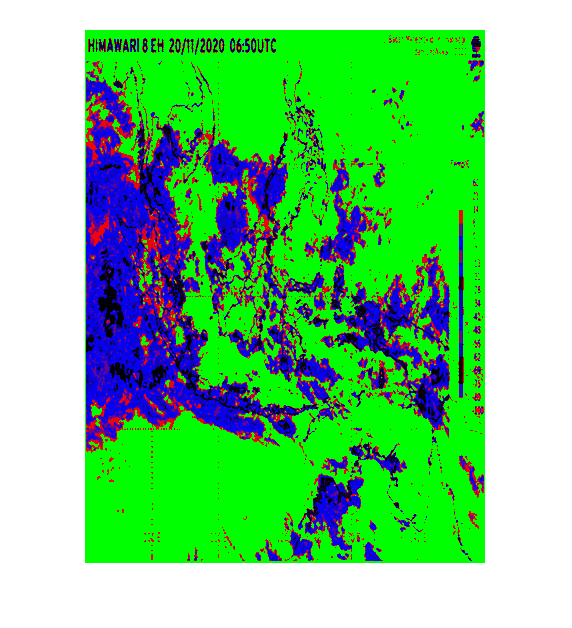
%> input picture CITRA AWAN FCM (1).png, 572 x 628 px
$ octave readimage.m   (GNU Octave 9; MATLAB toolbox functions it lacks are replaced by stand-ins)
%> lines starting %> are read from the running program, lines starting %| are printed output that depends on the picture; in (x1, y1, x2, y2) boxes, pixels count from 0 and x2, y2 are one past the last pixel; in counts of white or black regions, pixels touching at a corner belong together; the program's own positions count from 1
clc; clear; close all;
tic;
%%%%%%%%%%%%%%%%%%%%%%%%%%%%%%%%%%%%%%%%%%%%%%%%%%%%%%%%%%%%%%%%%%
%%%%%%%%
% Read Image
%
%%%%%%%%%%%%%%%%%%%%%%%%%%%%%%%%%%%%%%%%%%%%%%%%%%%%%%%%%%%%%%%%%%
%%%%%%%%
[fname,pname] = uigetfile('data.png','Open Image');
%> the answer given: CITRA AWAN FCM (1).png
citraAsli = imread([pname fname]);
%> citraAsli is the input picture: size 628x572x3 uint8; mean R, G, B 118.8, 203.6, 131.5
figure (1);
imshow(citraAsli);
title('Gambar Asli');
citraResize = imresize(citraAsli, [1066 800]);
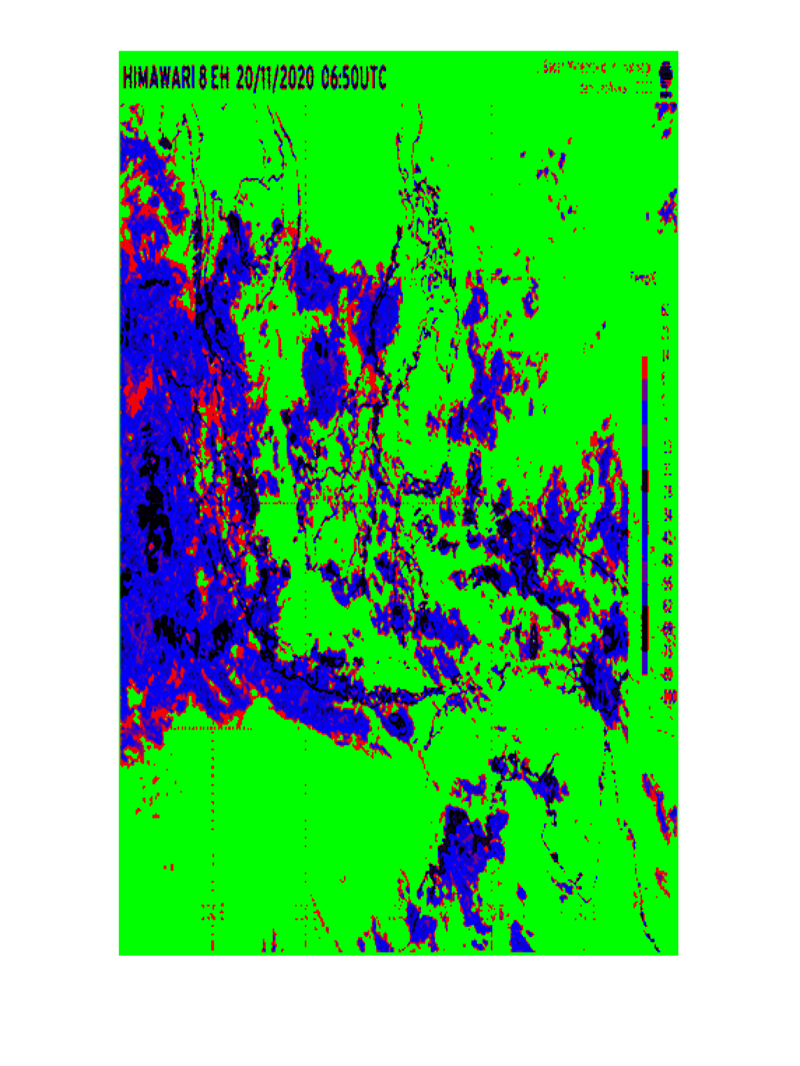
%> citraResize: size 1066x800x3 uint8; mean R, G, B 119.2, 203.4, 131.7
figure(2), imshow(citraResize);

 %% Preprocessing
 I_gray = rgb2gray(citraResize);
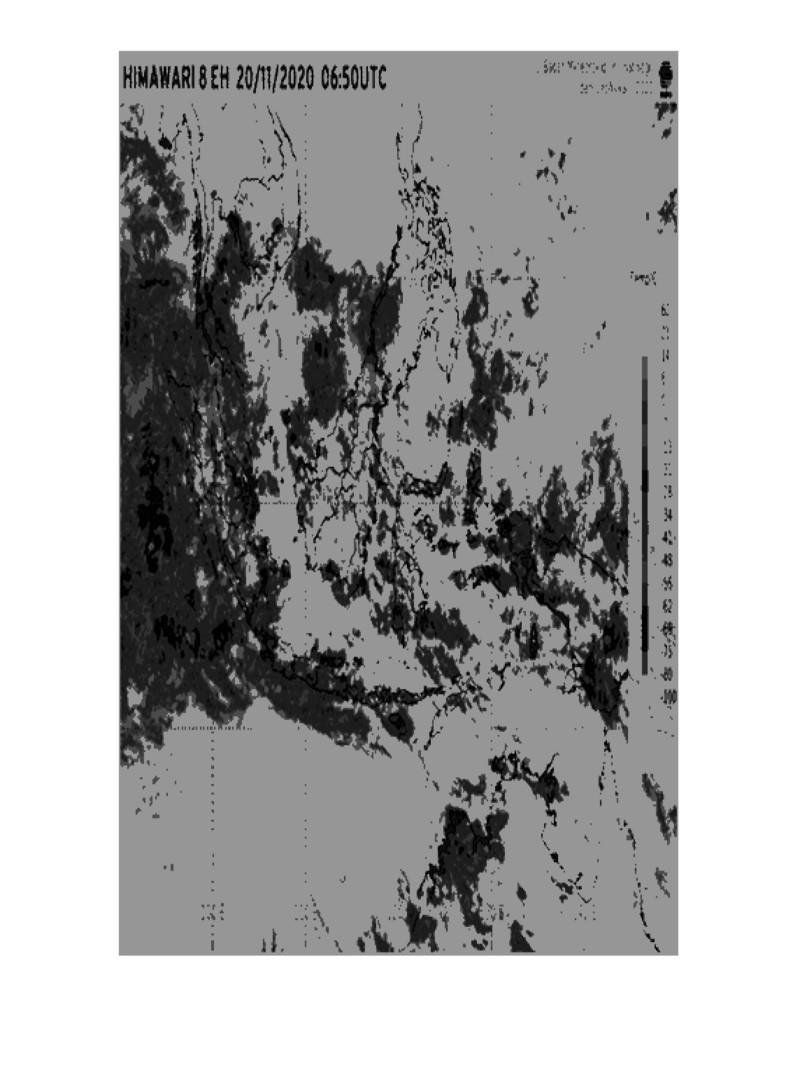
%> I_gray: size 1066x800 uint8; min 0, max 255, mean 170.2
 figure(3), imshow(I_gray);
 I_noise = imnoise(I_gray, 'salt & pepper', 0.05);
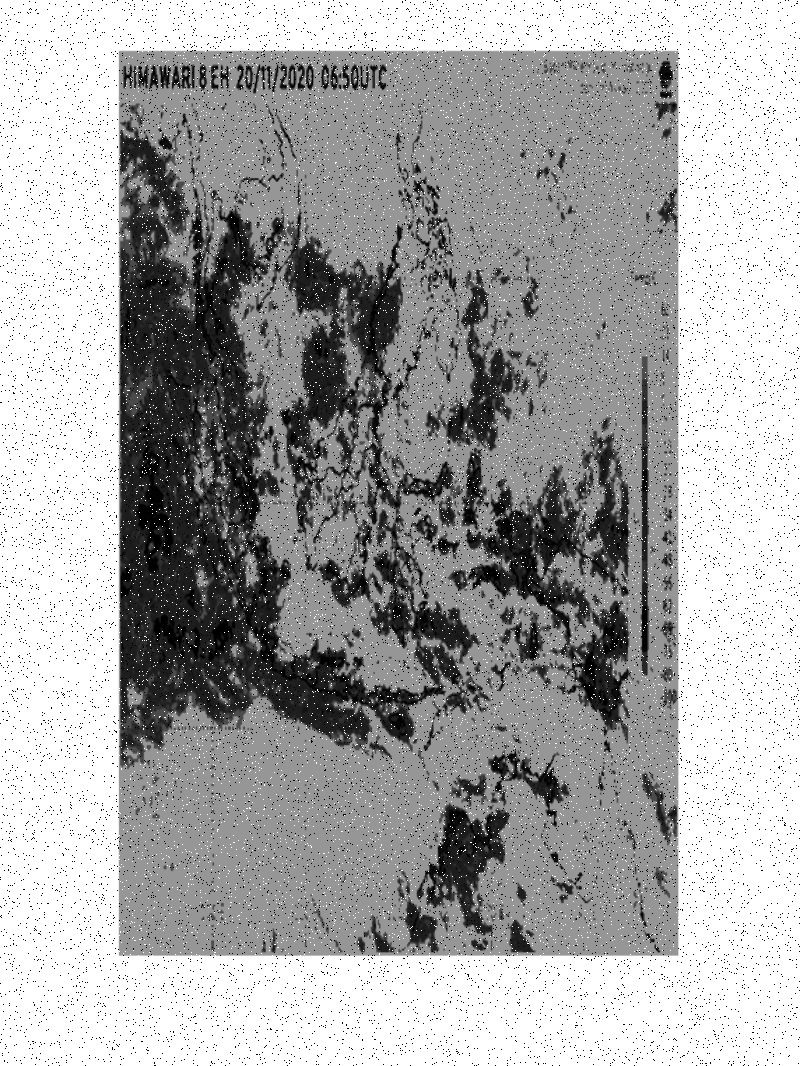
%> I_noise: size 1066x800 uint8; min 0, max 255, mean 168.1
 I_filter = medfilt2(I_noise);
 I_pro=imresize(I_filter,0.5);
 figure(4), imshow(I_pro);

  %% Segmentasi Citra
 % Threshold
 level = graythresh(I_pro);
%> level = 0.72
 I_seg = im2bw(I_pro,level);
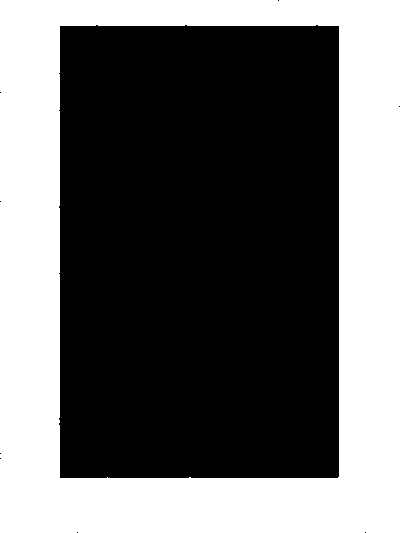
%> I_seg: size 533x400 logical; 40.8% white; 1 white region, box (x1, y1, x2, y2) and area: (0, 0, 400, 533) 87073
 % Masking & Cropping
%> (the run ends here)
